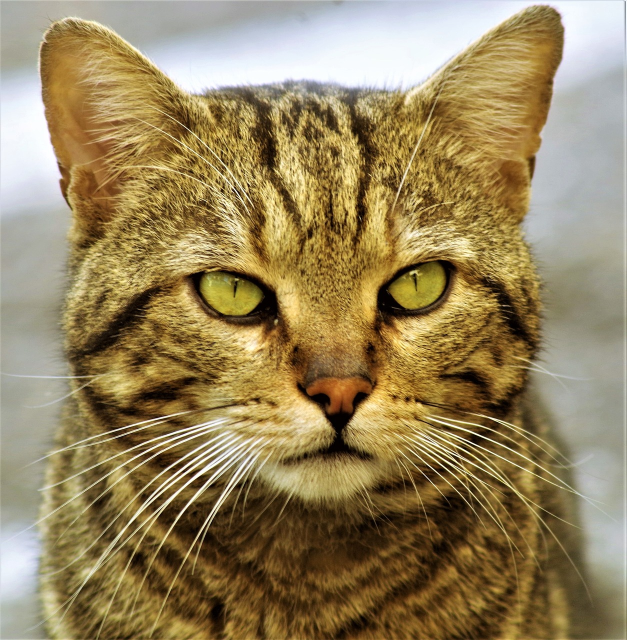
#> input picture cvdir/img/cat01.jpg, 1253 x 1280 px (shown at 1/2 size)
$ jupyter execute --allow-errors histo_gray_bgr.ipynb
#> lines starting #> are read from the running program, lines starting #| are printed output that depends on the picture
[cell 1]
import cv2
import numpy as np
import matplotlib.pylab as plt

[cell 2]
#--① 이미지 그레이 스케일로 읽기 및 출력
img = cv2.imread('./img/mountain.jpg', cv2.IMREAD_GRAYSCALE)
cv2.imshow('img', img)
cv2.waitKey()
cv2.destroyAllWindows()

[cell 3]
img

#> (a cell that did not finish here is left out)

[cell 5]
#--② 히스토그램 계산 및 그리기
hist = cv2.calcHist([img], [0], None, [256], [0,255])
#> hist = 256 values from 0 to 0
plt.plot(hist)
plt.show()
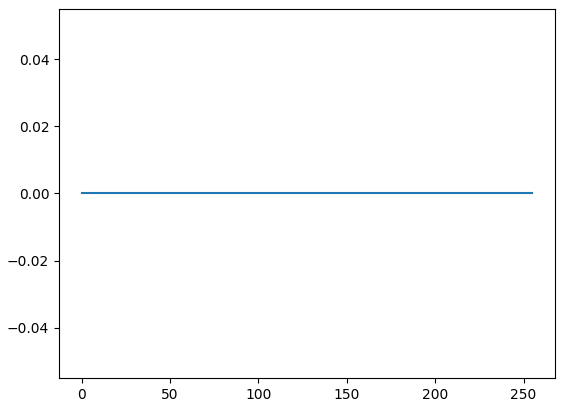
#> figure drawn by matplotlib, 1 panel

[cell 6]
hist
#> Out = 256 values from 0 to 0

[cell 7]
print("hist.shape:", hist.shape)  #--③ 히스토그램의 shape (256,1)
#| hist.shape: (256, 1)
#> (the rest of this cell did not finish here and is left out)

### practice

[cell 8]
import cv2
import numpy as np
import matplotlib.pylab as plt

[cell 9]
#--① 이미지 그레이 스케일로 읽기 및 출력
img = cv2.imread('./img/cat01.jpg', cv2.IMREAD_GRAYSCALE)
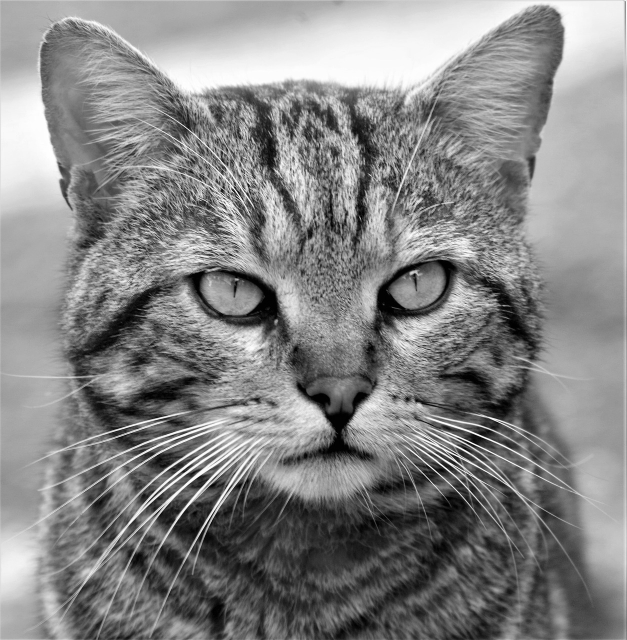
#> img: shape (1280, 1253) (shown at 1/2 size); min 0, max 255, mean 133.1
img = cv2.resize(img, (600,600))
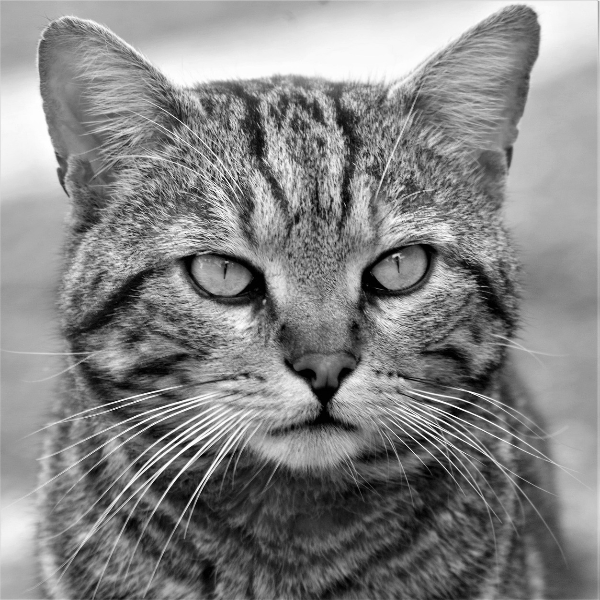
#> img: shape (600, 600); min 0, max 255, mean 133
cv2.imshow('img', img)
cv2.waitKey()
cv2.destroyAllWindows()

[cell 10]
#--② 히스토그램 계산 및 그리기
hist = cv2.calcHist([img], [0], None, [256], [0,255])
#> hist = 256 values, max 3927 at index 172, min 0 at index 255, mean 1406.2
plt.plot(hist)
plt.show()
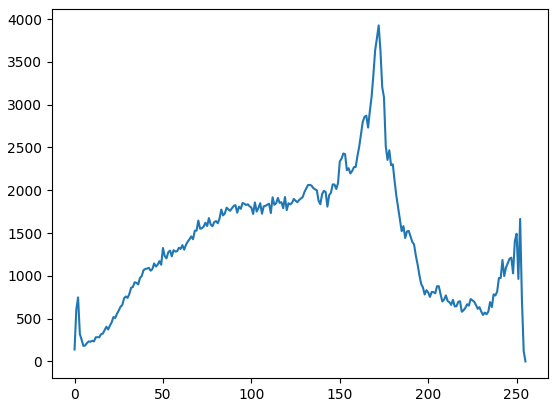
#> figure drawn by matplotlib, 1 panel; curve peaks at x = 172, y = 3927

[cell 11]
#--① 이미지 그레이 스케일로 읽기 및 출력
img = cv2.imread('./img/cat01.jpg')
#> img is the input picture: shape (1280, 1253, 3); mean B, G, R 92.9, 132.1, 150.4
img = cv2.resize(img, (600,600))
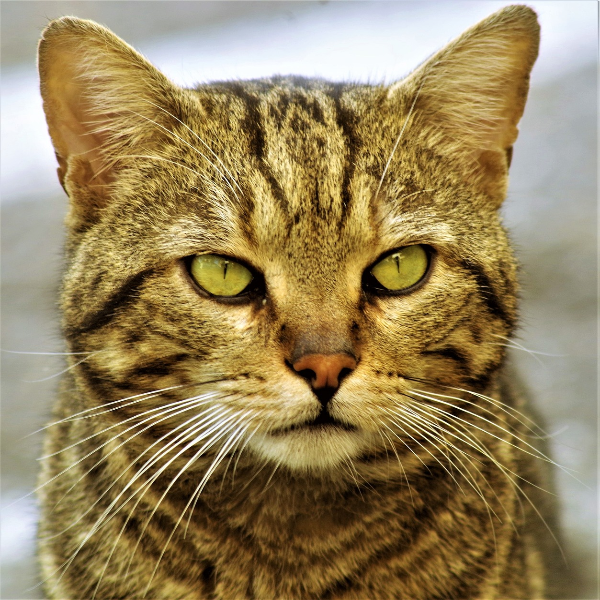
#> img: shape (600, 600, 3); mean B, G, R 92.8, 131.9, 150.3

[cell 12]
channels = cv2.split(img)
colors = ('b', 'g', 'r')
for (ch, color) in zip (channels, colors):
    hist = cv2.calcHist([ch], [0], None, [256], [0, 255])
    plt.plot(hist, color = color)
#> this loop made 3 passes
#> color on passes 1 to 3: 'b', 'g', 'r'
plt.show()
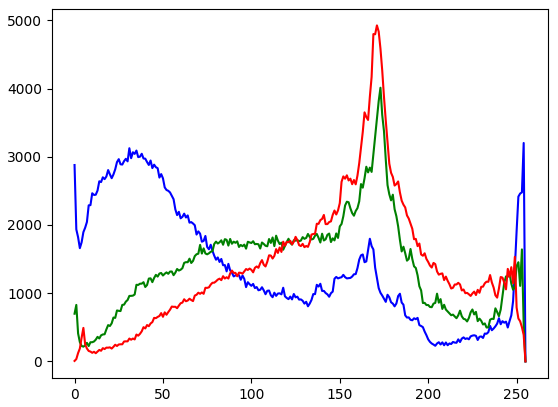
#> figure drawn by matplotlib, 1 panel; curve peaks at x = 254, y = 3202; curve peaks at x = 173, y = 4012; curve peaks at x = 171, y = 4926

### practice2

[cell 13]
import cv2
import numpy as np
import matplotlib.pylab as plt

[cell 14]
img = cv2.imread('./img/parrot.jpg')
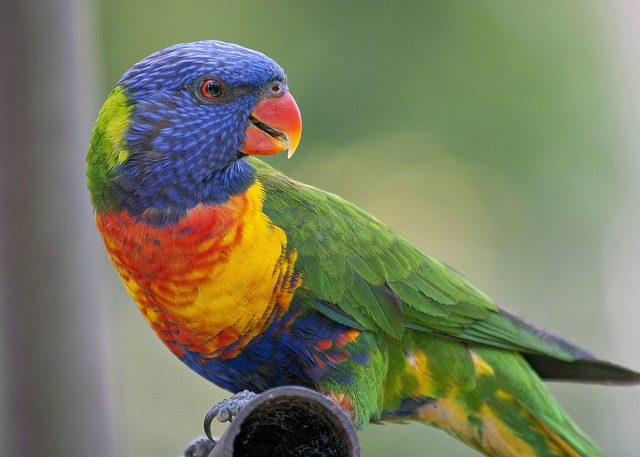
#> input picture cvdir/img/parrot.jpg, 640 x 457 px
#> img is the input picture: shape (457, 640, 3); mean B, G, R 97.1, 124.9, 120.6
cv2.imshow('img', img)
cv2.waitKey()
cv2.destroyAllWindows()

[cell 15]
channels = cv2.split(img)
colors = ('b', 'g', 'r')
for (ch, color) in zip (channels, colors):
    hist = cv2.calcHist([ch], [0], None, [256], [0, 255])
    plt.plot(hist, color = color)
plt.show()
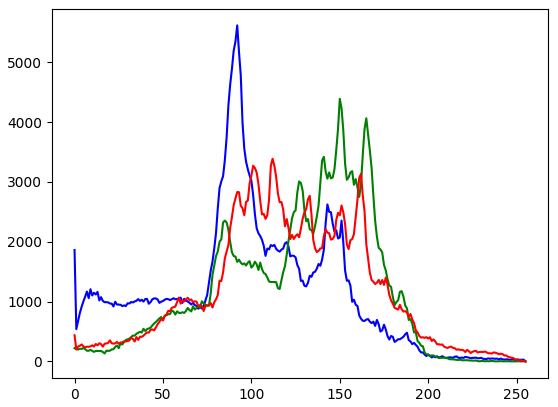
#> figure drawn by matplotlib, 1 panel; curve peaks at x = 92, y = 5618; curve peaks at x = 150, y = 4391; curve peaks at x = 112, y = 3389
